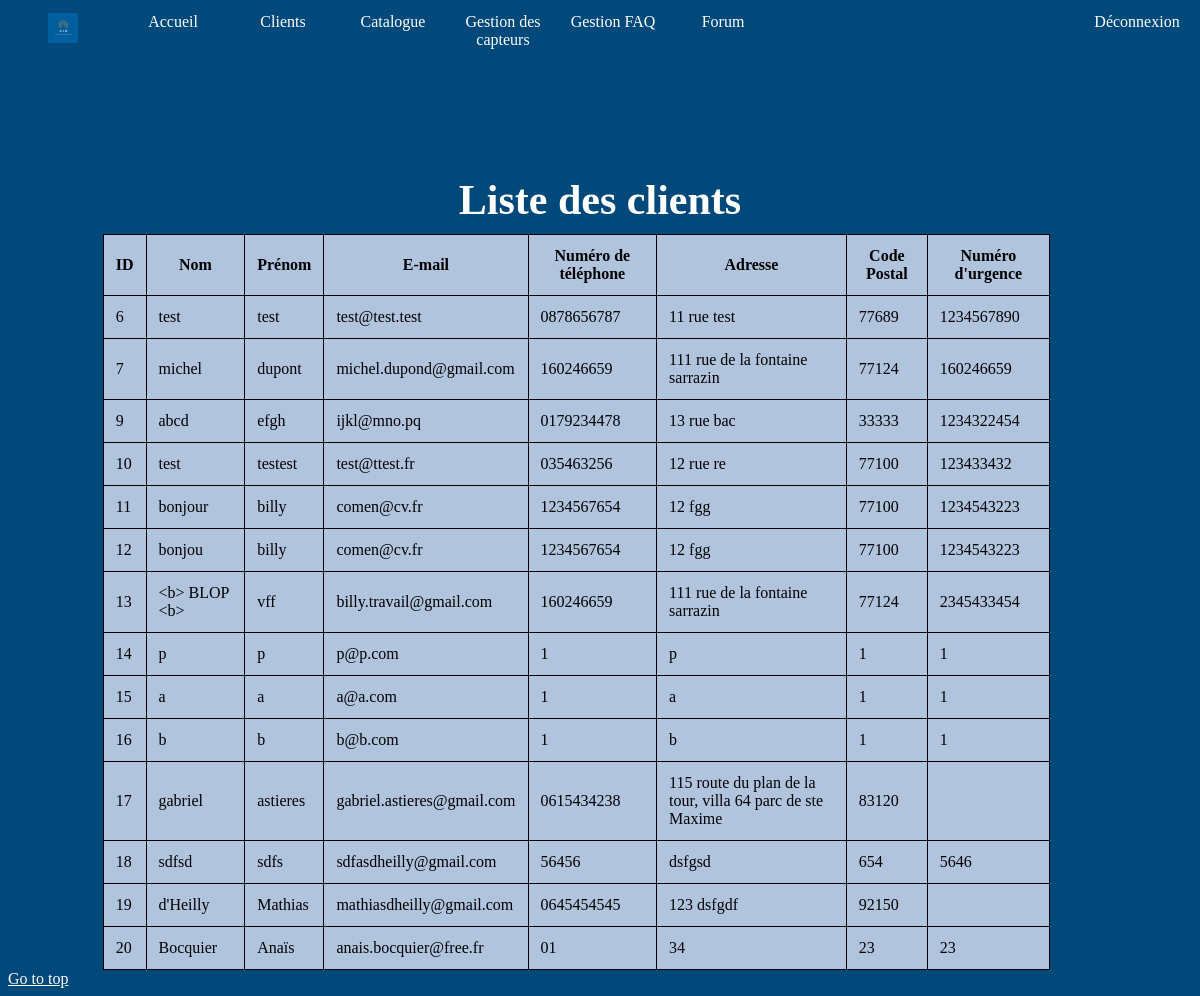
/indexAdmin.php?action=clients (signed in), run on the app's committed database.
### tables this page shows
CREATE TABLE `client` (
  `idClient` int(11) NOT NULL,
  `lastName` varchar(255) NOT NULL,
  `firstName` varchar(255) NOT NULL,
  `email` varchar(255) NOT NULL,
  `phone` varchar(10) NOT NULL,
  `adress` varchar(255) NOT NULL,
  `mdp` text NOT NULL,
  `postalcode` int(5) NOT NULL,
  `emergency` varchar(10) DEFAULT NULL,
  `remember` text,
  `pays` text NOT NULL
);

### controllers/controllerAdmin.php (called while the page is built, shortened)
<?php
function clients(){
    require "views/clients.php";
}

### views/clients.php (the view, shortened to what this page needs)
<!DOCTYPE html>
<div xmlns="http://www.w3.org/1999/html">
    <head>
        <?php
        include 'headerAdmin.php';
        ?>
        <link rel="stylesheet" type="text/css" href="./designs/css/clients.css" />
    </head>
    <body>
    <h1 id="top">Liste des clients</h1>
    <?php
    $bdd = new PDO('mysql:host=localhost;dbname=domisep;charset=utf8', 'root', '');
    $sql = "SELECT idClient, lastName, firstName, email, phone, adress, postalcode, emergency FROM client";
    $result = $bdd->query($sql);
    if ($result->rowCount() > 0) {
        echo "<table class='clients'>
        <tr>
            <th>ID</th>
            <th>Nom</th>
            <th>Prénom</th>
            <th>E-mail</th>
            <th>Numéro de téléphone</th>
            <th>Adresse</th>
            <th>Code Postal</th>
            <th>Numéro d'urgence</th>
        </tr>";
        while($row = $result->fetch()) {
            echo "
               <tr>
                <td>".$row["idClient"]."</td>
                <td>".htmlspecialchars($row["lastName"])."</td>
                <td>".htmlspecialchars($row["firstName"])."</td>
                <td>".htmlspecialchars($row["email"])."</td>
                <td>".htmlspecialchars($row["phone"])."</td>
                <td>".htmlspecialchars($row["adress"])."</td>
                <td>".htmlspecialchars($row["postalcode"])."</td>
                <td>".htmlspecialchars($row["emergency"])."</td>
                </td>
               </tr>";
        }
        echo "</table>";
    } else {
        echo "0 results";
    }
    ?>
    <a href="#top">Go to top</a>
    </body>

### designs/css/clients.css (style rules this page uses)
* { background: #00497A; font-family: "Libre Baskerville"; }
.clients { margin-left:8%; }
h1 { height: 30px; padding-top: 8%; color:white; font-size: 42px; font-weight: 600; text-align: center; }
table { width: 80%; border-collapse: collapse; }
table, th, td { border: 1px solid black; padding: 12px; background: lightsteelblue; }
th { height: 30px; }
.clients td { background-color:lightsteelblue; }
a { color: white; text-align: center; }

### data on the page
client: idClient "6", lastName "test", firstName "test", email "test@test.test", phone "0878656787", adress "11 rue test", postalcode "77689", emergency "1234567890"
client: idClient "7", lastName "michel", firstName "dupont", email "michel.dupond@gmail.com", phone "160246659", adress "111 rue de la fontaine sarrazin", postalcode "77124", emergency "160246659"
client: idClient "9", lastName "abcd", firstName "efgh", email "ijkl@mno.pq", phone "0179234478", adress "13 rue bac", postalcode "33333", emergency "1234322454"
client: idClient "10", lastName "test", firstName "testest", email "test@ttest.fr", phone "035463256", adress "12 rue re", postalcode "77100", emergency "123433432"
client: idClient "11", lastName "bonjour", firstName "billy", email "comen@cv.fr", phone "1234567654", adress "12 fgg", postalcode "77100", emergency "1234543223"
client: idClient "12", lastName "bonjou", firstName "billy", email "comen@cv.fr", phone "1234567654", adress "12 fgg", postalcode "77100", emergency "1234543223"
client: idClient "13", lastName "<b> BLOP <b>", firstName "vff", email "billy.travail@gmail.com", phone "160246659", adress "111 rue de la fontaine sarrazin", postalcode "77124", emergency "2345433454"
client: idClient "14", lastName "p", firstName "p", email "p@p.com", phone "1", adress "p", postalcode "1", emergency "1"
client: idClient "15", lastName "a", firstName "a", email "a@a.com", phone "1", adress "a", postalcode "1", emergency "1"
client: idClient "16", lastName "b", firstName "b", email "b@b.com", phone "1", adress "b", postalcode "1", emergency "1"
client: idClient "17", lastName "gabriel", firstName "astieres", email "gabriel.astieres@gmail.com", phone "0615434238", adress "115 route du plan de la tour, villa 64 parc de ste Maxime", postalcode "83120"
client: idClient "18", lastName "sdfsd", firstName "sdfs", email "sdfasdheilly@gmail.com", phone "56456", adress "dsfgsd", postalcode "654", emergency "5646"
client: idClient "19", lastName "d'Heilly", firstName "Mathias", email "mathiasdheilly@gmail.com", phone "0645454545", adress "123 dsfgdf", postalcode "92150"
client: idClient "20", lastName "Bocquier", firstName "Anaïs", email "anais.bocquier@free.fr", phone "01", adress "34", postalcode "23", emergency "23"
